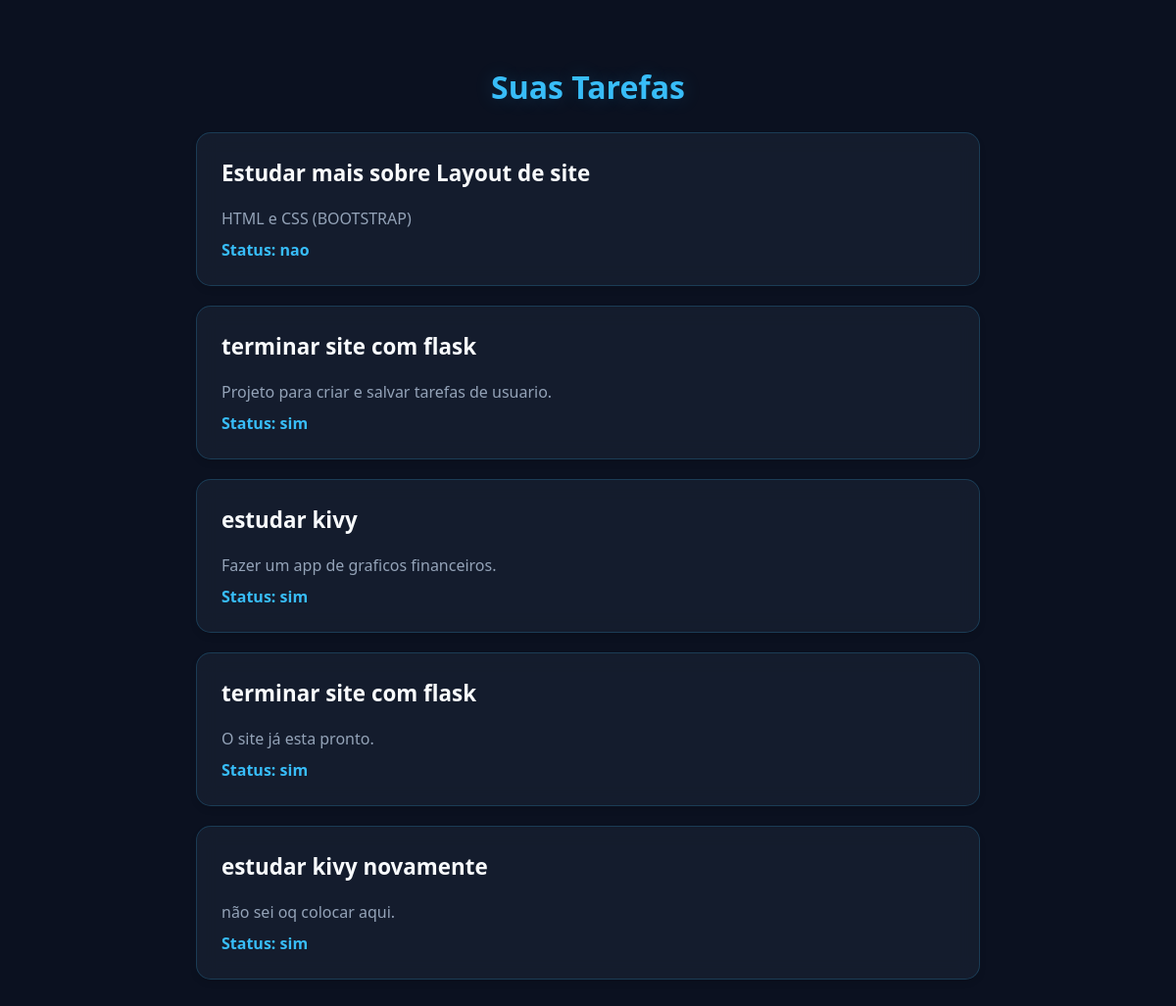
The app's page /tarefas_usuario (signed in) with its own data.
### models.py (models this page shows)
class Tarefa(db.Model):
    id = db.Column(db.Integer, primary_key=True)
    titulo = db.Column(db.String(200))
    descricao = db.Column(db.Text)
    status = db.Column(db.String(20))
    usuario_id = db.Column(db.Integer, db.ForeignKey("user.id"))

### app.py (the view)
@app.route("/tarefas_usuario", methods=["GET"])
@login_required
def tarefas_usuario():
    tarefas = Tarefa.query.filter_by(usuario_id=current_user.id).all()
    lista = [{"titulo": t.titulo, "descricao": t.descricao, "status": t.status} for t in tarefas]
    return render_template("tarefas_usuario.html", lista=lista)

### app.py (called while the page is built)
@login_manager.user_loader
def load_user(user_id):
    return User.query.get(int(user_id))

### templates/tarefas_usuario.html (shortened to what this page needs)
<!DOCTYPE html>
<html lang="pt-br">
<head>
    <link rel="stylesheet" href="/static/tarefas.css">
</head>
<body>
    <h2>Suas Tarefas</h2>
    <div id="lista_tarefas">
        {% for item in lista %}
        <div class="tarefa-card">
            <h3>{{ item.titulo }}</h3>
            <p>{{ item.descricao }}</p>
            <p>Status: {{ item.status }}</p>
        </div>
        {% endfor %}
    </div>
</body>
</html>

### static/tarefas.css (style rules this page uses)
body { background-color: #0b1120; color: #e2e8f0; margin: 0; padding: 40px 20px; font-family: 'Segoe UI', Roboto, Helvetica, Arial, sans-serif; display: flex; flex-direction: column; align-items: center; min-height: 100vh; }
h2 { color: #38bdf8; font-size: 2rem; margin-bottom: 5px; text-shadow: 0 0 20px rgba(56, 189, 248, 0.2); }
p { color: #94a3b8; font-size: 1.1rem; margin-bottom: 30px; }
#lista_tarefas, body > div:not(.popup) { width: 100%; max-width: 800px; display: flex; flex-direction: column; gap: 20px; margin-top: 20px; }
.tarefa-card { background: rgba(30, 41, 59, 0.5); backdrop-filter: blur(10px); border: 1px solid rgba(56, 189, 248, 0.2); border-radius: 15px; padding: 25px; transition: all 0.3s ease; box-shadow: 0 4px 6px rgba(0, 0, 0, 0.1); display: flex; flex-direction: column; gap: 10px; }
.tarefa-card h3 { color: #f8fafc; margin: 0 0 10px 0; font-size: 1.4rem; }
.tarefa-card p { color: #94a3b8; margin: 0; font-size: 1rem; }
.tarefa-card p:last-child { color: #38bdf8; font-weight: bold; }

### records on screen
Tarefa: titulo "Estudar mais sobre Layout de site", descricao "HTML e CSS (BOOTSTRAP)", status "nao"
Tarefa: titulo "terminar site com flask", descricao "Projeto para criar e salvar tarefas de usuario.", status "sim"
Tarefa: titulo "estudar kivy", descricao "Fazer um app de graficos financeiros.", status "sim"
Tarefa: titulo "terminar site com flask", descricao "O site já esta pronto.", status "sim"
Tarefa: titulo "estudar kivy novamente", descricao "não sei oq colocar aqui.", status "sim"
